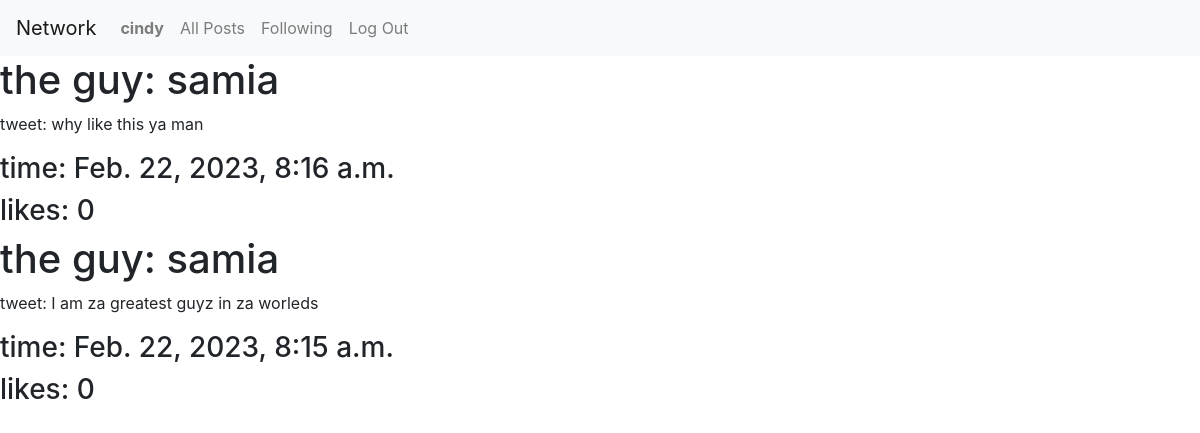
The page /following (signed in) on the database its author committed.
### network/models.py (models this page shows)
class User(AbstractUser):
    pass

class Post(models.Model):
    publisher = models.ForeignKey(
        User, on_delete=models.CASCADE, related_name="posted_by")
    tweet = models.CharField(max_length=280)
    date_time = models.DateTimeField(auto_now=True)
    likes = models.IntegerField(default=0)
    def __str__(self):
        return f"{self.tweet} by {self.publisher}"

### network/views.py (the view)
# urls.py: path("following", views.following, name="following")
@login_required(login_url='/login')
def following(request):
    followings = Follow.objects.filter(follower=request.user)
    allposts = []
    for following in followings:
        print(following.followee.id)
        posts = Post.objects.filter(publisher=following.followee)
        for post in posts:
            print(post)
            allposts.append(post)
    return render(request, "network/following.html", {
        "posts": allposts
    })

### network/templates/network/following.html
{% extends "network/layout.html" %}
{% block body %}
{%for post in posts|dictsortreversed:"date_time"%}
<div>
    <h1>the guy: {{post.publisher}}</h1>
    <p>tweet: {{post.tweet}}</p>
    <h3>time: {{post.date_time}}</h3>
    <h3>likes: {{post.likes}}</h3>
</div>
{%endfor%}
{% endblock %}

### network/templates/network/layout.html (shortened to what this page needs)
{% load static %}
<!DOCTYPE html>
<html lang="en">
<head>
    <link rel="stylesheet" href="https://stackpath.bootstrapcdn.com/bootstrap/4.4.1/css/bootstrap.min.css"
>
    <link href="{% static 'network/styles.css' %}" rel="stylesheet">
</head>
<body>
    <nav class="navbar navbar-expand-lg navbar-light bg-light">
        <a class="navbar-brand" href="#">Network</a>
        <div>
            <ul class="navbar-nav mr-auto">
                {% if user.is_authenticated %}
                <li class="nav-item">
                    <a class="nav-link" href="{% url 'profile' user.id %}"><strong>{{ user.username }}</strong></a>
                </li>
                {% endif %}
                <li class="nav-item">
                    <a class="nav-link" href="{% url 'index' %}">All Posts</a>
                </li>
                {% if user.is_authenticated %}
                <li class="nav-item">
                    <a class="nav-link" href="{% url 'following' %}">Following</a>
                </li>
                <li class="nav-item">
                    <a class="nav-link" href="{% url 'logout' %}">Log Out</a>
                </li>
                {% endif %}
            </ul>
        </div>
    </nav>
    <div class="body">
        {% block body %}
        {% endblock %}
    </div>
</body>
</html>

### rows shown on the page
User: username "cindy"
Post: publisher "samia", tweet "why like this ya man", date_time "Feb. 22, 2023, 8:16 a.m.", likes "0"
Post: publisher "samia", tweet "I am za greatest guyz in za worleds", date_time "Feb. 22, 2023, 8:15 a.m.", likes "0"
